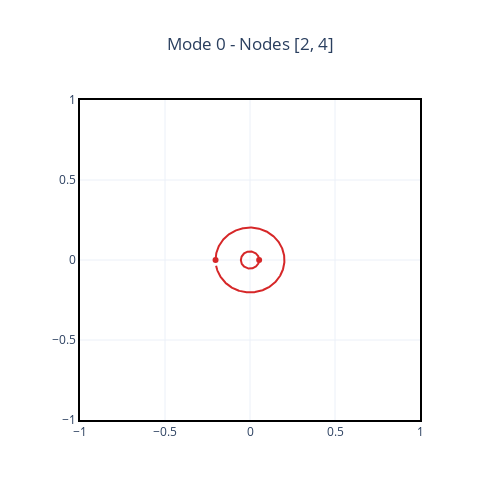
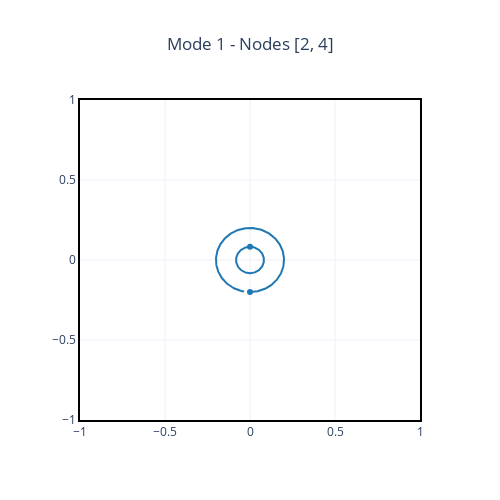

The cell these charts' notebook holds for them, in order:
### Code cell
for mode in range(6):
    display(modal.plot_orbit(mode, nodes=[2, 4]))

### Figure 1 — Plotly figure (JSON) as saved in the notebook; plotly's stock layout.template omitted (floating-point values rounded to 4 significant figures; data arrays with more than 128 entries replaced by an {"elided": "..."} marker saying what was removed)
{"data": [{"line": {"color": "#d62728"}, "mode": "lines", "name": "node 2<br>Backward", "showlegend": false, "type": "scatter", "x": {"elided": "350 float values"}, "y": {"elided": "350 float values"}}, {"marker": {"color": "#d62728"}, "mode": "markers", "name": "node 2", "showlegend": false, "type": "scatter", "x": [-0.2026], "y": [4.328e-13]}, {"line": {"color": "#d62728"}, "mode": "lines", "name": "node 4<br>Backward", "showlegend": false, "type": "scatter", "x": {"elided": "350 float values"}, "y": {"elided": "350 float values"}}, {"marker": {"color": "#d62728"}, "mode": "markers", "name": "node 4", "showlegend": false, "type": "scatter", "x": [0.05377], "y": [2.802e-13]}], "layout": {"autosize": false, "height": 500, "title": {"text": "Mode 0 - Nodes [2, 4]", "x": 0.5, "xanchor": "center"}, "width": 500, "xaxis": {"range": [-1, 1]}, "yaxis": {"range": [-1, 1]}}}

### Figure 2 — Plotly figure (JSON) as saved in the notebook; plotly's stock layout.template omitted (floating-point values rounded to 4 significant figures; data arrays with more than 128 entries replaced by an {"elided": "..."} marker saying what was removed)
{"data": [{"line": {"color": "#1f77b4"}, "mode": "lines", "name": "node 2<br>Forward", "showlegend": false, "type": "scatter", "x": {"elided": "350 float values"}, "y": {"elided": "350 float values"}}, {"marker": {"color": "#1f77b4"}, "mode": "markers", "name": "node 2", "showlegend": false, "type": "scatter", "x": [-1.006e-12], "y": [-0.2002]}, {"line": {"color": "#1f77b4"}, "mode": "lines", "name": "node 4<br>Forward", "showlegend": false, "type": "scatter", "x": {"elided": "350 float values"}, "y": {"elided": "350 float values"}}, {"marker": {"color": "#1f77b4"}, "mode": "markers", "name": "node 4", "showlegend": false, "type": "scatter", "x": [-6.23e-13], "y": [0.08212]}], "layout": {"autosize": false, "height": 500, "title": {"text": "Mode 1 - Nodes [2, 4]", "x": 0.5, "xanchor": "center"}, "width": 500, "xaxis": {"range": [-1, 1]}, "yaxis": {"range": [-1, 1]}}}
